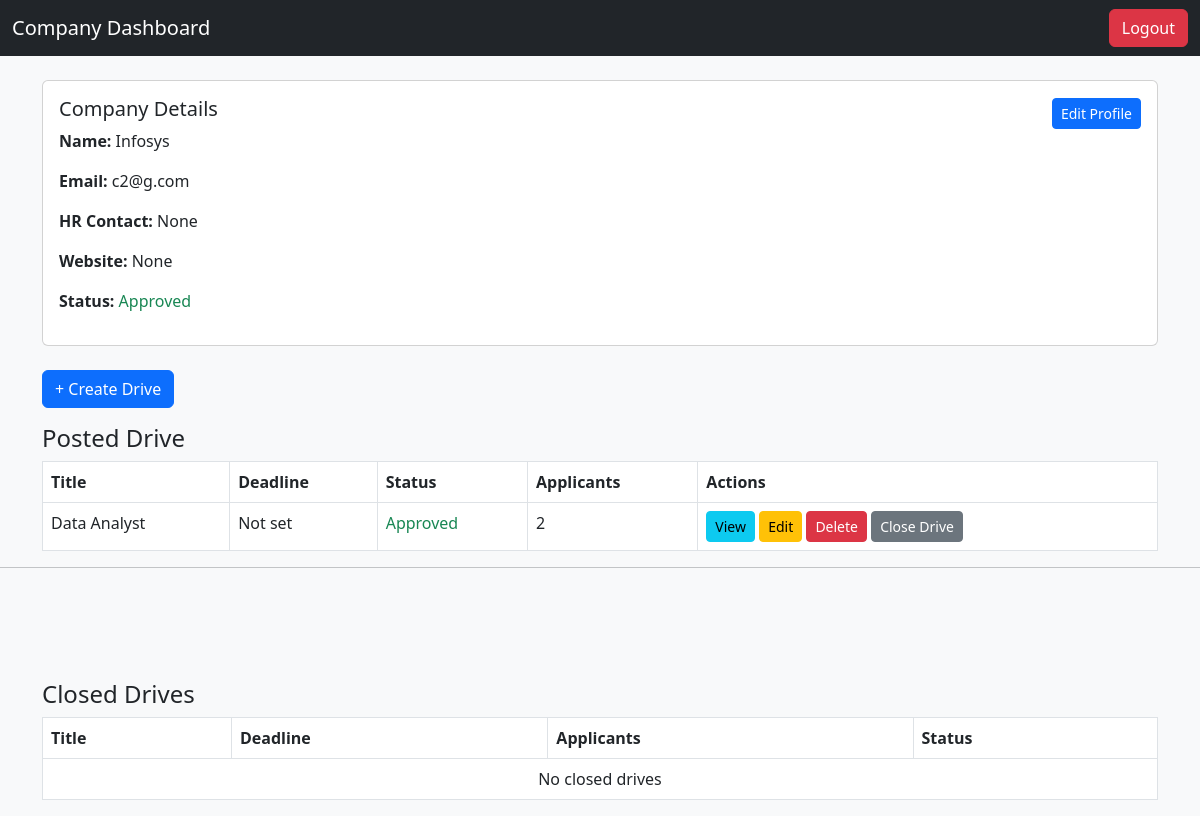
Page /company/dashboard (signed in) on the committed database.
### application/model.py (models this page shows)
class Company(db.Model):
    id = db.Column(db.Integer, primary_key=True)
    company_name = db.Column(db.String(150))
    email = db.Column(db.String(100), unique=True)
    password = db.Column(db.String(100))
    hr_contact = db.Column(db.String(15))
    website = db.Column(db.String(200))
    resume=db.Column(db.String(200))
    is_approved = db.Column(db.Boolean, default=False)
    is_blacklisted = db.Column(db.Boolean, default=False)
    status = db.Column(db.String(20), default="Pending")

class Job(db.Model):
    __tablename__ = "jobs"
    id = db.Column(db.Integer, primary_key=True)
    company_id = db.Column(db.Integer, db.ForeignKey("company.id"), nullable=False)
    salary=db.Column(db.Integer)
    title = db.Column(db.String(150))
    description = db.Column(db.Text)
    eligibility = db.Column(db.String(200))
    deadline = db.Column(db.DateTime)
    status = db.Column(db.String(20), default='Pending')
    is_approved = db.Column(db.Boolean, default=False)
    is_rejected = db.Column(db.Boolean, default=False)
    is_closed = db.Column(db.Boolean, default=False)
    company = db.relationship('Company', backref='jobs')
    applications = db.relationship("Application", backref="job")
    placements = db.relationship("Placement", backref="job")

### application/routes.py (the view)
@app.route("/company/dashboard")
def company_dashboard():
    if session.get("role") != "company":
        return "Unauthorized"
    user_id = session.get("user_id")
    company = Company.query.get(user_id)
    jobs = Job.query.filter_by(company_id=user_id,is_closed=False).all()
    closed_jobs = Job.query.filter_by(
        company_id=company.id,
        is_closed=True
    ).all()
    return render_template(
        "company/dashboard.html",
        jobs=jobs,
        company=company,
        closed_jobs=closed_jobs)

### templates/company/dashboard.html (shortened to what this page needs)
<!DOCTYPE html>
<html lang="en">
<head>
    <link href="https://cdn.jsdelivr.net/npm/bootstrap@5.3.0/dist/css/bootstrap.min.css" rel="stylesheet">
</head>
<body class="bg-light">
<nav class="navbar bg-dark navbar-expand-lg">
    <div class="container-fluid">
        <a class="navbar-brand">Company Dashboard</a>
        <a href="/logout" class="btn btn-danger ms-auto">Logout</a>
    </div>
</nav>
<div class="container mt-4">
    <div class="card p-3 mb-4">
        <div class="d-flex justify-content-between align-items-center">
            <h5>Company Details</h5>
            <button class="btn btn-primary btn-sm"
                    data-bs-toggle="modal"
                    data-bs-target="#editProfileModal">
                Edit Profile
            </button>
        </div>
        <p><strong>Name:</strong> {{ company.company_name }}</p>
        <p><strong>Email:</strong> {{ company.email }}</p>
        <p><strong>HR Contact:</strong> {{ company.hr_contact }}</p>
<p><strong>Website:</strong> {{ company.website }}</p>
        <p><strong>Status:</strong>
            {% if company.is_approved %}
                <span class="text-success">Approved</span>
            {% else %}
                <span class="text-warning">Pending</span>
            {% endif %}
        </p>
    </div>
    <div class="mb-3">
        <a href="/company/create-drive" class="btn btn-primary">
            + Create Drive
        </a>
    </div>
    <h4>Posted Drive</h4>
    <table class="table table-bordered">
        <thead>
            <tr>
                <th>Title</th>
                <th>Deadline</th>
                <th>Status</th>
                <th>Applicants</th>
                <th>Actions</th>
            </tr>
        </thead>
        <tbody>
        {% for job in jobs %}
            <tr>
                <td>{{ job.title }}</td>
                <td>{{ job.deadline.strftime('%d-%m-%Y')  if job.deadline else 'Not set' }}</td>
                <td>
                    {% if job.is_approved %}
                        <span class="text-success">Approved</span>
                    {% else %}
                        <span class="text-warning">Pending</span>
                    {% endif %}
                </td>
                <td>{{ job.applications|length }}</td>
                <td>
                    <a href="/company/view-drive/{{ job.id }}" class="btn btn-info btn-sm">View</a>
                    <a href="/company/edit-job/{{ job.id }}" class="btn btn-warning btn-sm">Edit</a>
                    <a href="/company/delete-job/{{ job.id }}" class="btn btn-danger btn-sm"
                       onclick="return confirm('Are you sure you want to delete this job?');">
                       Delete
                    </a>
                    <a href="/company/close-drive/{{ job.id }}"
   class="btn btn-secondary btn-sm"
   onclick="return confirm('Are you sure you want to close this drive?');">
   Close Drive
</a>
                </td>
            </tr>
        {% else %}
            <tr>
                <td colspan="5" class="text-center">No jobs posted yet</td>
            </tr>
        {% endfor %}
        </tbody>
    </table>
</div>
<hr>
<br>
<br>
<br>
<div class="container mt-4">
    <h4>Closed Drives</h4>
    <table class="table table-bordered">
        <thead>
            <tr>
                <th>Title</th>
                <th>Deadline</th>
                <th>Applicants</th>
                <th>Status</th>
            </tr>
        </thead>
        <tbody>
        {% for job in closed_jobs %}
            <tr>
                <td>{{ job.title }}</td>
                <td>{{ job.deadline.strftime('%Y-%m-%d')  }}</td>
                <td>{{ job.applications|length }}</td>
                <td>
                    <span class="text-danger">Closed</span>
                </td>
            </tr>
        {% else %}
            <tr>
                <td colspan="4" class="text-center">No closed drives</td>
            </tr>
        {% endfor %}
        </tbody>
    </table>
</div>
</body>
</html>

### templates/company/dashboard.html (style rules this page uses)
.navbar { background-color: #212529; }
.navbar-brand { color: white !important; }

### rows in the picture
Company: company_name "Infosys", email "c2@g.com", hr_contact "None", website "None"
Job: title "Data Analyst", deadline "Not set", is_approved "Approved", applications|length "2"
